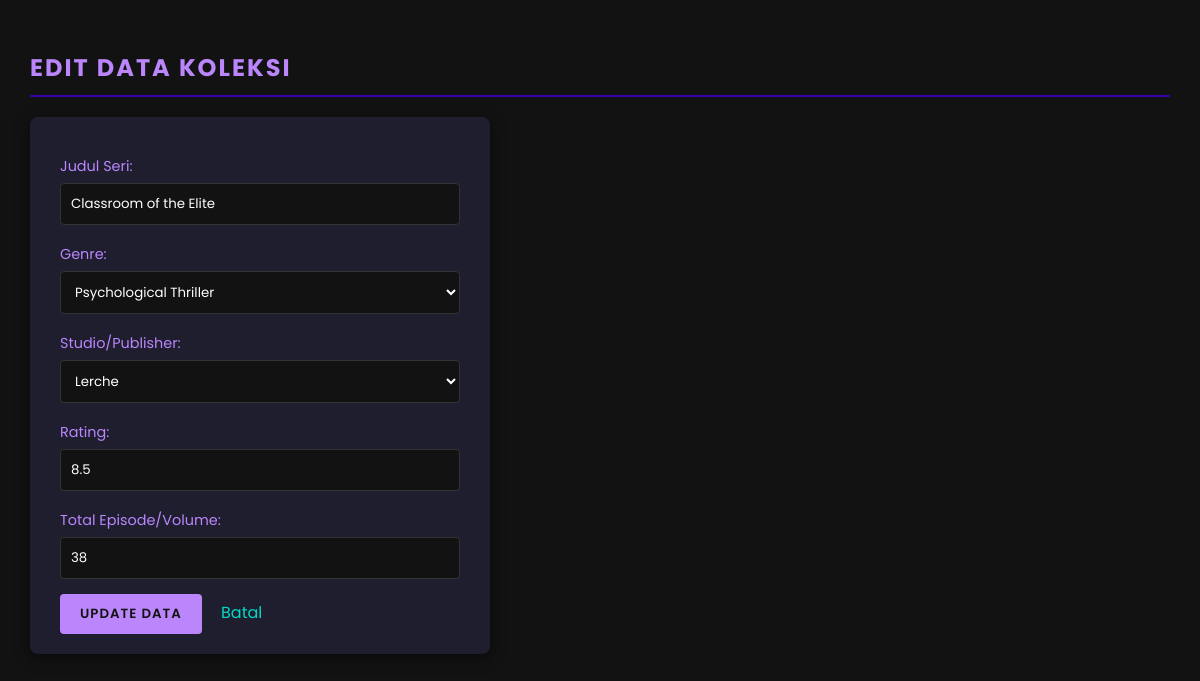
The page /edit.php?id=1 on the database its author committed.
### tables this page shows
CREATE TABLE `daftar_koleksi` (
  `id` int NOT NULL,
  `judul` varchar(150) NOT NULL,
  `genre_id` int NOT NULL,
  `studio_id` int NOT NULL,
  `rating` decimal(3,1) NOT NULL,
  `jumlah_episode` int NOT NULL DEFAULT '0'
);

CREATE TABLE `genre` (
  `id` int NOT NULL,
  `nama_genre` varchar(100) NOT NULL
);

CREATE TABLE `studio` (
  `id` int NOT NULL,
  `nama_studio` varchar(100) NOT NULL,
  `asal_negara` varchar(50) DEFAULT NULL
);

### edit.php (the view, shortened to what this page needs)
<?php
$pdo = Database::getInstance()->getConnection();
$id = isset($_GET['id']) ? (int) $_GET['id'] : 0;
$stmt = $pdo->prepare("SELECT * FROM daftar_koleksi WHERE id = ?");
$stmt->execute([$id]);
$item = $stmt->fetch();
$genres = $pdo->query("SELECT * FROM genre ORDER BY nama_genre")->fetchAll();
$studios = $pdo->query("SELECT * FROM studio ORDER BY nama_studio")->fetchAll();
?>
<!DOCTYPE html>
<html lang="id">
<head>
    <link rel="stylesheet" href="assets/style.css">
</head>
<body>
    <h2>Edit Data Koleksi</h2>
    <form method="POST" action="">
        <p>
            <label>Judul Seri:</label>
            <input type="text" name="judul" value="<?= htmlspecialchars($item['judul']) ?>" required>
        </p>
        <p>
            <label>Genre:</label>
            <select name="genre_id" required>
                <?php foreach ($genres as $g): ?>
                    <option value="<?= $g['id'] ?>" <?= $item['genre_id'] == $g['id'] ? 'selected' : '' ?>>
                        <?= htmlspecialchars($g['nama_genre']) ?>
                    </option>
                <?php endforeach; ?>
            </select>
        </p>
        <p>
            <label>Studio/Publisher:</label>
            <select name="studio_id" required>
                <?php foreach ($studios as $s): ?>
                    <option value="<?= $s['id'] ?>" <?= $item['studio_id'] == $s['id'] ? 'selected' : '' ?>>
                        <?= htmlspecialchars($s['nama_studio']) ?>
                    </option>
                <?php endforeach; ?>
            </select>
        </p>
        <p>
            <label>Rating:</label>
            <input type="number" step="0.1" name="rating" value="<?= htmlspecialchars($item['rating']) ?>" required>
        </p>
        <p>
            <label>Total Episode/Volume:</label>
            <input type="number" name="jumlah_episode" value="<?= htmlspecialchars($item['jumlah_episode']) ?>" required>
        </p>
        <button type="submit">Update Data</button>
        <a href="index.php" style="margin-left: 15px;">Batal</a>
    </form>
</body>
</html>

### assets/style.css (style rules this page uses)
body { background-color: #121212; color: #e0e0e0; font-family: 'Poppins', sans-serif; margin: 0; padding: 30px; }
h2 { color: #bb86fc; border-bottom: 2px solid #3700b3; padding-bottom: 10px; text-transform: uppercase; letter-spacing: 2px; }
a { color: #03dac6; text-decoration: none; transition: color 0.3s; }
button { background-color: #bb86fc; color: #121212; border: none; padding: 10px 20px; border-radius: 4px; font-weight: 600; cursor: pointer; transition: all 0.3s ease; text-transform: uppercase; font-family: 'Poppins', sans-serif; letter-spacing: 1px; }
form { background-color: #1e1e2f; padding: 20px 30px; border-radius: 8px; max-width: 400px; box-shadow: 0 4px 15px rgba(0,0,0,0.5); }
form p { margin-bottom: 15px; }
label { font-size: 0.9em; color: #bb86fc; }
input, select { width: 100%; padding: 10px; margin-top: 5px; background-color: #121212; border: 1px solid #333; color: #fff; border-radius: 4px; font-family: 'Poppins', sans-serif; box-sizing: border-box; }

### rows shown on the page
daftar_koleksi: judul "Classroom of the Elite", genre_id "Psychological Thriller", studio_id "Lerche", rating "8.5", jumlah_episode "38"
